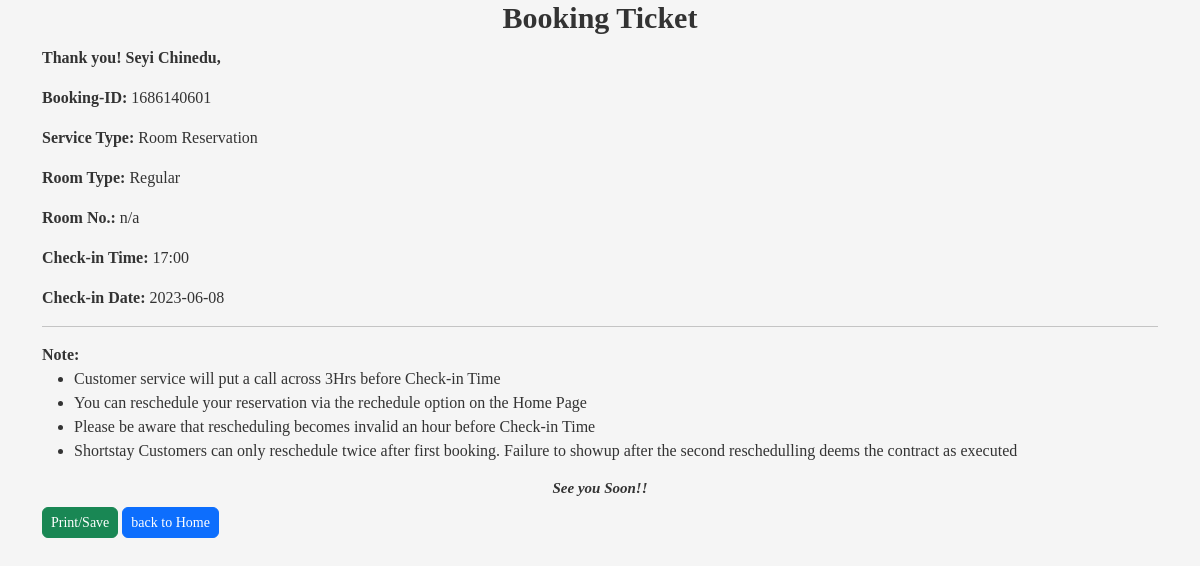
Page /booking_ticket.php?bookingID=1686140601 on the committed database.
### tables this page shows
CREATE TABLE `bookings` (
  `bookingID` int(10) UNSIGNED PRIMARY KEY NOT NULL,
  `name` varchar(50) NOT NULL,
  `email` varchar(50) NOT NULL,
  `mobileNo` varchar(20) NOT NULL,
  `roomType` varchar(50) NOT NULL,
  `checkInDate` varchar(10) NOT NULL,
  `checkInTime` varchar(10) NOT NULL,
  `stayType` varchar(20) NOT NULL,
  `stayDuration` varchar(20) NOT NULL,
  `pickUpLocation` varchar(150) NOT NULL
);

### dbController.php (called while the page is built, shortened)
<?php
class DatabaseTableOperations
{
    private ?mysqli $conn;
    public function __construct(?mysqli $conn)
    {
        $this->conn = $conn;
    }
    private function getBindParamTypes(array $values): string
    {
        $types = "";
        foreach ($values as $value) {
            if (is_int($value)) {
                $types .= "i";
            } elseif (is_float($value)) {
                $types .= "d";
            } elseif (is_string($value)) {
                $types .= "s";
            } else {
                $types .= "b";
            }
        }
        return $types;
    }
    public function retrieveSingleRecord(string $tableName, string $fieldName, $fieldValue): array
    {
        $sql_query = "SELECT * FROM $tableName WHERE $fieldName = ?";
        $stmt = $this->conn->prepare($sql_query);
        $stmt->bind_param($this->getBindParamTypes([$fieldValue]), $fieldValue);
        $stmt->execute();
        $result = $stmt->get_result();
        if ($result->num_rows > 0) {
            return $result->fetch_assoc();
        }
        return [];
    }
}

### booking_ticket.php (the view, shortened to what this page needs)
<?php
require_once __DIR__ . DIRECTORY_SEPARATOR . 'dbController.php';
$connection = new DbConnection($serverName = "localhost", $userName = "root", $password = "", $database = "hotelreservation");
$conn = $connection->getConnection();
$operation = new DatabaseTableOperations($conn);
$bookingID = (int)$_GET['bookingID'];
?>
<!DOCTYPE html>
<html lang="en">
<head>
    <link href="https://cdn.jsdelivr.net/npm/bootstrap@5.3.0-alpha3/dist/css/bootstrap.min.css" rel="stylesheet">
    <link rel="stylesheet" href="bookingstyles.css">
</head>
<body>
    <div class="container">
        <h1>Booking Ticket</h1>
        <?php
        $bookingData = $operation->retrieveSingleRecord("bookings", "bookingID", $bookingID);
        if ($bookingData) {
            echo "<p><strong>Thank you! " . ucwords($bookingData['name']) . ",\n</strong></p>";
            echo "<p><strong>Booking-ID:</strong> $bookingID</p>";
            echo "<p><strong>Service Type:</strong> Room Reservation</p>";
            echo "<p><strong>Room Type:</strong> " . $bookingData['roomType'] . "</p>";
            echo "<p><strong>Room No.:</strong> " . "n/a" . "</p>";
            echo "<p><strong>Check-in Time:</strong> " . $bookingData['checkInTime'] . "</p>";
            echo "<p><strong>Check-in Date:</strong> " . $bookingData['checkInDate'] . "</p>";
        } else {
            echo "<p>Booking not found.</p>";
        }
        ?>
        <hr>
        <strong>Note:</strong>
        <ul>
            <li>Customer service will put a call across 3Hrs before Check-in Time</li>
            <li>You can reschedule your reservation via the rechedule option on the Home Page</li>
            <li>Please be aware that rescheduling becomes invalid an hour before Check-in Time</li>
            <li>Shortstay Customers can only reschedule twice after first booking. Failure to showup after the second reschedulling deems the contract as executed</li>
        </ul>
        <h5><em>See you Soon!!</em></h5>
        <button class="btn btn-success btn-sm rounded" onclick="window.print()">Print/Save</button>
        <a href="index.php" class="btn btn-primary btn-sm rounded" role="button">back to Home</a>
    </div>
</body>
</html>

### bookingstyles.css (style rules this page uses)
body { display: flex; font-family: "Times New Roman, Times, serif"; flex-direction: column; min-height: 100vh; background-color: #f5f5f5; color: #333; }
h1 { text-align: center; font-weight: bold; font-size: 30px; margin-bottom: 10px; }
h5 { text-align: center; font-weight: bold; font-size: 15px; margin-bottom: 10px; }

### rows in the picture
bookings: name "Seyi Chinedu", roomType "Regular", checkInTime "17:00", checkInDate "2023-06-08"

### other values in the picture
$bookingID "1686140601"
